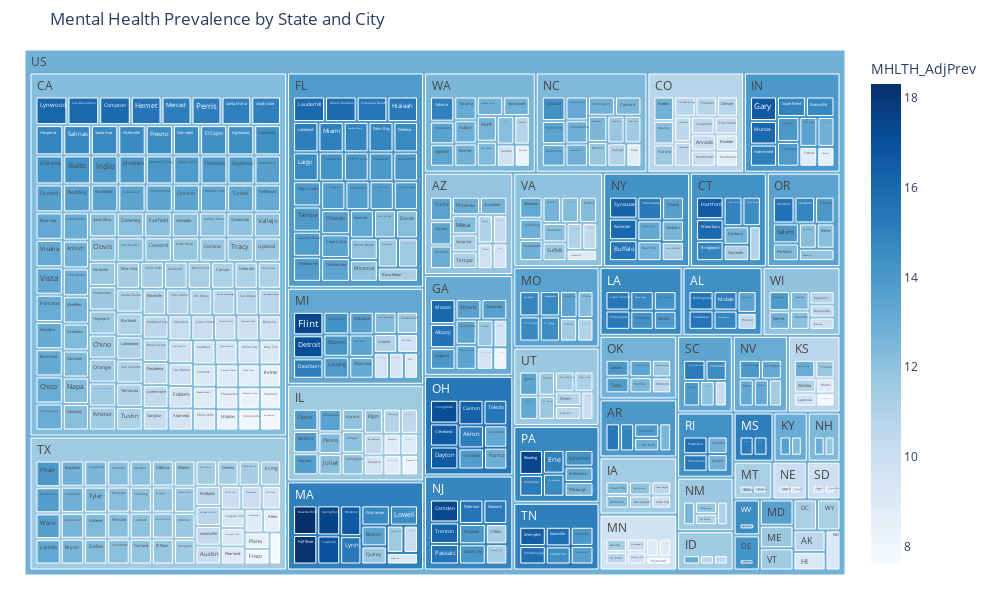

Source (notebook cell):
### Markdown cell above
According to the treemap above, the top 5 cities with most severe mental issues are:
- New Bedford, MA
- Fall River, MA
- Springfield, MA
- Flint, MI
- Reading, PA

Among these five cities, three are located in Massachusetts (MA). This observation raises the question of whether Massachusetts has the most severe mental health issues among all U.S. states.

To explore this, I will use a treemap to present state-level data. Treemaps are effective for displaying hierarchical data and illustrating the status of states along with the relationship between cities and their parent state. By clicking on a state box in the treemap, users can view the average prevalence of mental health issues. This interactive approach can help identify states facing severe mental health challenges.

### Code cell
fig_statecity = mh.mh_plotly_treemap(mhdf)

# output png and html files
mh.output_visuals(fig_statecity, 'MHDS/Visuals/fig_statecity.png')
mh.output_visuals(fig_statecity, 'MHDS/Visuals/fig_statecity.html', tohtml = True)

fig_statecity.show()

# disable following code when running in local environment:
# Image(filename='MHDS/Visuals/fig_statecity.png')

### Figure 1 — Plotly figure (JSON) as saved in the notebook; plotly's stock layout.template omitted (floating-point values rounded to 4 significant figures; data arrays with more than 128 entries replaced by an {"elided": "..."} marker saying what was removed)
{"data": [{"branchvalues": "total", "customdata": {"elided": "552x1 float values"}, "domain": {"x": [0, 1], "y": [0, 1]}, "hovertemplate": "labels=%{label}<br>MHLTH_AdjPrev_sum=%{value}<br>parent=%{parent}<br>id=%{id}<br>MHLTH_AdjPrev=%{color}<extra></extra>", "ids": {"elided": "552 str values"}, "labels": {"elided": "552 str values"}, "marker": {"coloraxis": "coloraxis", "colors": {"elided": "552 float values"}}, "name": "", "parents": {"elided": "552 str values"}, "type": "treemap", "values": {"elided": "552 float values"}}], "layout": {"coloraxis": {"colorbar": {"title": {"text": "MHLTH_AdjPrev"}}, "colorscale": [[0, "rgb(247,251,255)"], [0.125, "rgb(222,235,247)"], [0.25, "rgb(198,219,239)"], [0.375, "rgb(158,202,225)"], [0.5, "rgb(107,174,214)"], [0.625, "rgb(66,146,198)"], [0.75, "rgb(33,113,181)"], [0.875, "rgb(8,81,156)"], [1, "rgb(8,48,107)"]]}, "height": 600, "legend": {"tracegroupgap": 0}, "margin": {"b": 25, "l": 25, "r": 25, "t": 50}, "title": {"text": "Mental Health Prevalence by State and City"}, "width": 1000}}
